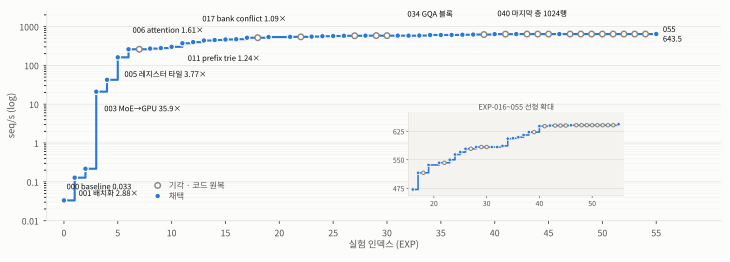

Python code for this plot:
import matplotlib
matplotlib.use("Agg")
import matplotlib.pyplot as plt
from matplotlib.font_manager import FontProperties, fontManager
from matplotlib.ticker import LogLocator, NullFormatter

FDIR = "/home/n8/aps17/.claude/jobs/fd41db1b/tmp/fonts"
fontManager.addfont(f"{FDIR}/NotoSansKR-Regular.ttf")
fontManager.addfont(f"{FDIR}/NotoSansKR-Bold.ttf")
reg = FontProperties(fname=f"{FDIR}/NotoSansKR-Regular.ttf")
bold = FontProperties(fname=f"{FDIR}/NotoSansKR-Bold.ttf")

matplotlib.rcParams["svg.fonttype"] = "path"      # embed as outlines
matplotlib.rcParams["font.family"] = reg.get_name()

SURF = "#fcfcfb"
INK  = "#0b0b0b"
INK2 = "#52514e"
MUT  = "#8a8880"
SER  = "#2a78d6"
GRID = "#e6e5e1"

# (index, seq/s, adopted)  -- fast-node-normalised chain of measured A/B ratios.
D = [
    (0,   0.0333, True),  (1,   0.128,  True),  (2,   0.217,  True),
    (3,  21.0,    True),  (4,  42.5,    True),  (5, 161.4,    True),
    (6, 260.0,    True),  (7, 260.0,    False), (8, 270.7,    True),
    (9, 279.0,    True),  (10,300.4,    True),  (11,371.5,    True),
    (12,397.4,    True),  (13,437.2,    True),  (14,450.3,    True),
    (15,464.9,    True),  (16,471.7,    True),  (17,515.7,    True),
    (18,515.7,    False), (19,536.4,    True),  (21,542.1,    True),
    (22,542.1,    False), (23,550.0,    True),  (24,563.8,    True),
    (25,570.1,    True),  (26,578.9,    True),  (27,578.9,    False),
    (28,583.5,    True),  (29,583.5,    False), (30,583.5,    False),
    (31,583.5,    True),  (32,583.5,    True),  (33,586.5,    True),
    (34,605.6,    True),  (35,606.6,    True),  (36,609.4,    True),
    (37,615.1,    True),  (38,622.8,    True),  (39,622.8,    False),
    (40,638.4,    True),  (41,638.4,    False), (42,640.1,    True),
    (43,640.1,    False), (44,640.1,    False), (45,640.1,    False),
    (46,640.9,    True),  (47,640.9,    False), (48,640.9,    False),
    (49,640.9,    False), (50,640.9,    False), (51,640.9,    False),
    (52,640.9,    False), (53,640.9,    False), (54,640.9,    False),
    (55,643.5,    True),
]
xs = [d[0] for d in D]
ys = [d[1] for d in D]
ax_ = [d[0] for d in D if d[2]]
ay_ = [d[1] for d in D if d[2]]
rx_ = [d[0] for d in D if not d[2]]
ry_ = [d[1] for d in D if not d[2]]

fig = plt.figure(figsize=(7.6, 2.72), dpi=200)
fig.patch.set_facecolor(SURF)
ax = fig.add_axes([0.064, 0.155, 0.924, 0.805])
ax.set_facecolor(SURF)

ax.step(xs, ys, where="post", color=SER, lw=1.6, solid_capstyle="round", zorder=3)
ax.plot(rx_, ry_, "o", ms=4.2, mfc=SURF, mec=MUT, mew=1.1, zorder=4,
        label="기각 · 코드 원복")
ax.plot(ax_, ay_, "o", ms=4.2, mfc=SER, mec=SURF, mew=0.9, zorder=5,
        label="채택")

ax.set_yscale("log")
ax.set_ylim(0.011, 2600)
ax.set_xlim(-1.6, 61.0)
ax.yaxis.set_major_locator(LogLocator(base=10, numticks=6))
ax.yaxis.set_minor_locator(LogLocator(base=10, subs=tuple(range(2, 10)), numticks=20))
ax.yaxis.set_minor_formatter(NullFormatter())
ax.set_yticks([0.01, 0.1, 1, 10, 100, 1000])
ax.set_yticklabels(["0.01", "0.1", "1", "10", "100", "1000"])
ax.set_xticks(list(range(0, 56, 5)))

ax.grid(axis="y", color=GRID, lw=0.6, zorder=0)
ax.grid(axis="y", which="minor", color=GRID, lw=0.3, alpha=0.55, zorder=0)
for s in ("top", "right"):
    ax.spines[s].set_visible(False)
for s in ("left", "bottom"):
    ax.spines[s].set_color(GRID)
    ax.spines[s].set_linewidth(0.7)
ax.tick_params(colors=INK2, labelsize=6.6, length=2.4, width=0.7)
ax.set_xlabel("실험 인덱스 (EXP)", fontproperties=reg, fontsize=7.0, color=INK2, labelpad=1.5)
ax.set_ylabel("seq/s (log)", fontproperties=reg, fontsize=7.0, color=INK2, labelpad=2)

ANN = [
    (0,  0.0333, "000 baseline 0.033",        (2,   7), "left",   "bottom"),
    (1,  0.128,  "001 배치화 2.88×",           (3,  -8), "left",   "top"),
    (3,  21.0,   "003 MoE→GPU 35.9×",         (6,  -9), "left",   "top"),
    (5,  161.4,  "005 레지스터 타일 3.77×",     (5,  -9), "left",   "top"),
    (6,  260.0,  "006 attention 1.61×",       (3,  11), "left",   "bottom"),
    (11, 371.5,  "011 prefix trie 1.24×",     (4,  -8), "left",   "top"),
    (17, 515.7,  "017 bank conflict 1.09×",   (-2, 11), "center", "bottom"),
    (34, 605.6,  "034 GQA 블록",              (0,  12), "center", "bottom"),
    (40, 638.4,  "040 마지막 층 1024행",       (2,  12), "left",   "bottom"),
    (55, 643.5,  "055\n643.5",                 (5,   0), "left",   "center"),
]
for x, y, t, (dx, dy), ha, va in ANN:
    ax.annotate(t, (x, y), textcoords="offset points", xytext=(dx, dy),
                ha=ha, va=va, fontproperties=reg, fontsize=5.7,
                color=INK, linespacing=1.25, zorder=6)

leg = ax.legend(loc="lower left", bbox_to_anchor=(0.145, 0.075), frameon=False,
                handletextpad=0.35, borderpad=0.1, labelspacing=0.28,
                prop={"family": reg.get_name(), "size": 6.2})
for t in leg.get_texts():
    t.set_color(INK2)

# inset: linear view of the long tail, where log scale flattens everything
ins = fig.add_axes([0.560, 0.250, 0.295, 0.320])
ins.set_facecolor("#f4f3f0")
tail = [d for d in D if d[0] >= 16]
ins.step([d[0] for d in tail], [d[1] for d in tail], where="post",
         color=SER, lw=1.2, zorder=3)
ins.plot([d[0] for d in tail if not d[2]], [d[1] for d in tail if not d[2]],
         "o", ms=2.6, mfc="#f4f3f0", mec=MUT, mew=0.8, zorder=4)
ins.plot([d[0] for d in tail if d[2]], [d[1] for d in tail if d[2]],
         "o", ms=2.6, mfc=SER, mec="#f4f3f0", mew=0.6, zorder=5)
ins.set_xlim(15.2, 56)
ins.set_ylim(455, 675)
ins.set_yticks([475, 550, 625])
ins.set_xticks([20, 30, 40, 50])
ins.tick_params(colors=INK2, labelsize=5.2, length=1.6, width=0.5, pad=1.5)
ins.grid(axis="y", color="#dedcd7", lw=0.45, zorder=0)
for s in ("top", "right"):
    ins.spines[s].set_visible(False)
for s in ("left", "bottom"):
    ins.spines[s].set_color("#dedcd7")
    ins.spines[s].set_linewidth(0.5)
ins.set_title("EXP-016~055 선형 확대", fontproperties=reg, fontsize=5.6,
              color=INK2, pad=2.0)

fig.savefig("/home/n8/aps17/.claude/jobs/fd41db1b/tmp/chart.svg",
            facecolor=SURF, format="svg")
fig.savefig("/home/n8/aps17/.claude/jobs/fd41db1b/tmp/chart.png",
            facecolor=SURF, dpi=200)
print("saved")
print("total speedup: %.0fx" % (643.5 / 0.0333))
